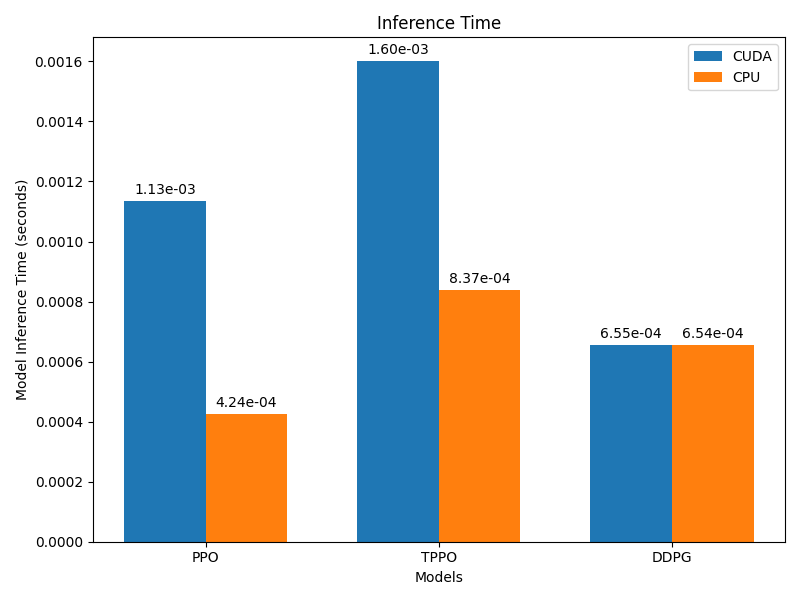

Generate this figure with Python:
import matplotlib.pyplot as plt
import numpy as np

methods = ["PPO", "TPPO", "DDPG"]

action_cuda = [
    0.0011334214359521866,
    0.0016002077609300613,
    0.0006547588855028152
]

action_cpu = [
    0.00042392686009407043,
    0.0008370000869035721,
    0.0006539300084114075
]

x = np.arange(len(methods))  
width = 0.35

fig, ax = plt.subplots(figsize=(8, 6))

bars_cuda = ax.bar(x - width/2, action_cuda, width, label='CUDA', color='C0')
bars_cpu = ax.bar(x + width/2, action_cpu, width, label='CPU', color='C1')

for bars in [bars_cuda, bars_cpu]:
    for bar in bars:
        height = bar.get_height()
        ax.annotate(
            f"{height:.2e}",
            xy=(bar.get_x() + bar.get_width() / 2, height),
            xytext=(0, 3),
            textcoords="offset points",
            ha='center',
            va='bottom'
        )

ax.set_xlabel("Models")
ax.set_ylabel("Model Inference Time (seconds)")
ax.set_title("Inference Time")
ax.set_xticks(x)
ax.set_xticklabels(methods)
ax.legend()

plt.tight_layout()
plt.savefig("overhead")
